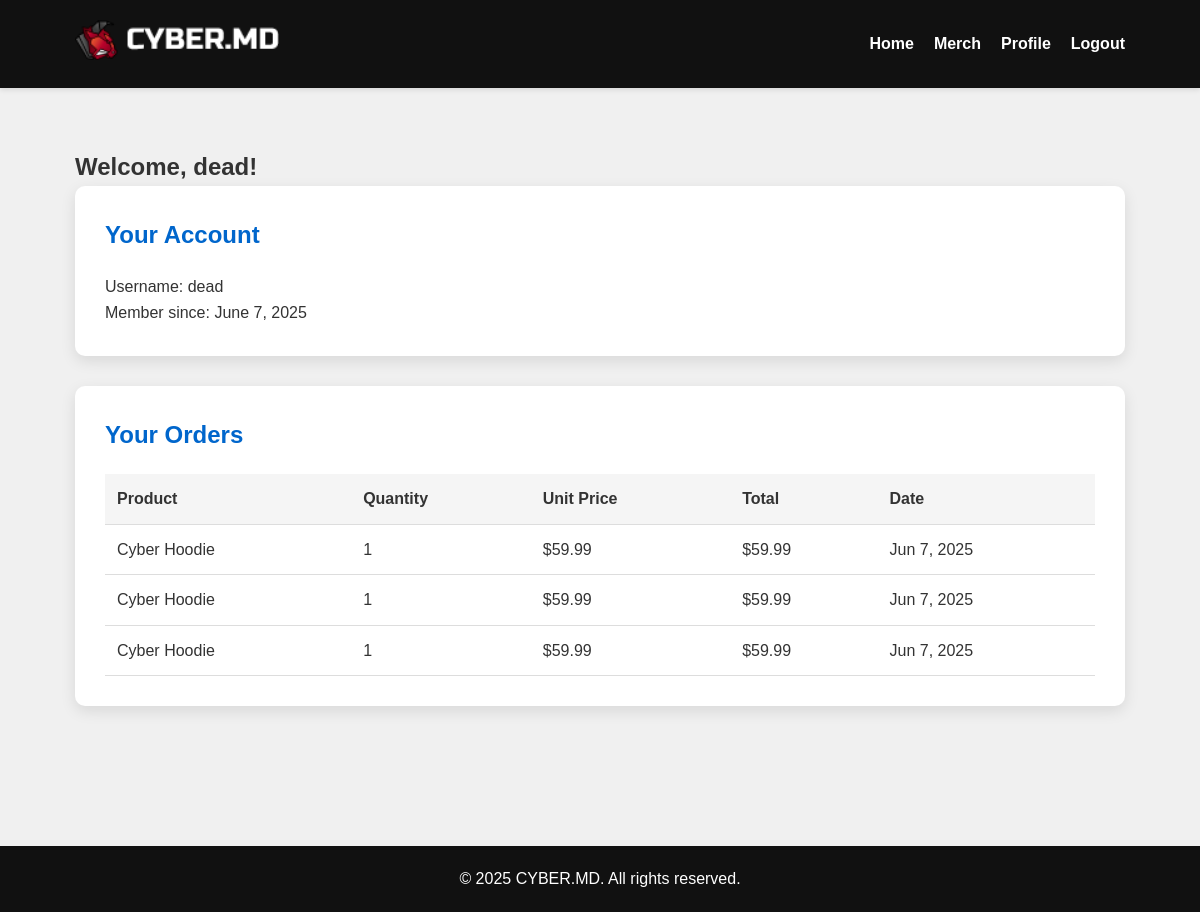
The page /pages/profile.php (signed in) on the database its author committed.
### tables this page shows
CREATE TABLE `users` (
  `id` int(11) NOT NULL,
  `username` varchar(50) NOT NULL,
  `password` varchar(255) NOT NULL,
  `email` varchar(100) NOT NULL,
  `created_at` datetime DEFAULT current_timestamp()
);

CREATE TABLE `orders` (
  `id` int(11) NOT NULL,
  `user_id` int(11) NOT NULL,
  `product_id` int(11) NOT NULL,
  `quantity` int(11) NOT NULL,
  `total_price` decimal(10,2) NOT NULL,
  `order_date` datetime DEFAULT current_timestamp()
);

CREATE TABLE `products` (
  `id` int(11) NOT NULL,
  `name` varchar(100) NOT NULL,
  `description` text DEFAULT NULL,
  `price` decimal(10,2) NOT NULL,
  `image` varchar(255) DEFAULT NULL,
  `created_at` datetime DEFAULT current_timestamp()
);

### pages/profile.php (the view, shortened to what this page needs)
<?php
require_once '../includes/header.php';
?>
<section class="profile">
    <div class="container">
        <h1>Welcome, <?php echo htmlspecialchars($_SESSION['username']); ?>!</h1>
        <div class="profile-info">
            <h2>Your Account</h2>
            <p>Username: <?php echo htmlspecialchars($_SESSION['username']); ?></p>
            <p>Member since: <?php
                global $pdo;
                $stmt = $pdo->prepare("SELECT created_at FROM users WHERE id = ?");
                $stmt->execute([$_SESSION['user_id']]);
                $user = $stmt->fetch();
                echo date('F j, Y', strtotime($user['created_at']));
            ?></p>
        </div>
        <div class="orders">
            <h2>Your Orders</h2>
            <?php
            $stmt = $pdo->prepare("
                SELECT o.*, p.name as product_name, p.price as unit_price
                FROM orders o
                JOIN products p ON o.product_id = p.id
                WHERE o.user_id = ?
                ORDER BY o.order_date DESC
            ");
            $stmt->execute([$_SESSION['user_id']]);
            $orders = $stmt->fetchAll();
            if ($orders): ?>
                <table>
                    <thead>
                        <tr>
                            <th>Product</th>
                            <th>Quantity</th>
                            <th>Unit Price</th>
                            <th>Total</th>
                            <th>Date</th>
                        </tr>
                    </thead>
                    <tbody>
                        <?php foreach ($orders as $order): ?>
                            <tr>
                                <td><?php echo htmlspecialchars($order['product_name']); ?></td>
                                <td><?php echo $order['quantity']; ?></td>
                                <td>$<?php echo number_format($order['unit_price'], 2); ?></td>
                                <td>$<?php echo number_format($order['total_price'], 2); ?></td>
                                <td><?php echo date('M j, Y', strtotime($order['order_date'])); ?></td>
                            </tr>
                        <?php endforeach; ?>
                    </tbody>
                </table>
            <?php else: ?>
                <p>You haven't placed any orders yet.</p>
                <a href="<?php echo SITE_URL; ?>pages/merch.php" class="btn">Shop Now</a>
            <?php endif; ?>
        </div>
    </div>
</section>
<?php
require_once '../includes/footer.php';
?>

### assets/css/style.css (style rules this page uses)
* { margin: 0; padding: 0; box-sizing: border-box; font-family: 'Arial', sans-serif; }
body { background-color: #f0f0f0; color: #333; line-height: 1.6; }
.container { width: 90%; max-width: 1200px; margin: 0 auto; padding: 0 15px; }
.profile { padding: 60px 0; }
.profile-info, .orders { background: white; padding: 30px; border-radius: 10px; box-shadow: 0 5px 15px rgba(0,0,0,0.1); margin-bottom: 30px; }
.profile-info h2, .orders h2 { margin-bottom: 20px; color: #0066cc; }
table { width: 100%; border-collapse: collapse; margin-top: 20px; }
table th, table td { padding: 12px; text-align: left; border-bottom: 1px solid #ddd; }
table th { background-color: #f5f5f5; }

### rows shown on the page
users: created_at "June 7, 2025"
orders: product.name "Cyber Hoodie", quantity "1", product.price "59.99", total_price "59.99", order_date "Jun 7, 2025"
orders: product.name "Cyber Hoodie", quantity "1", product.price "59.99", total_price "59.99", order_date "Jun 7, 2025"
orders: product.name "Cyber Hoodie", quantity "1", product.price "59.99", total_price "59.99", order_date "Jun 7, 2025"

### other values the page prints
$_SESSION['username'] "dead"
